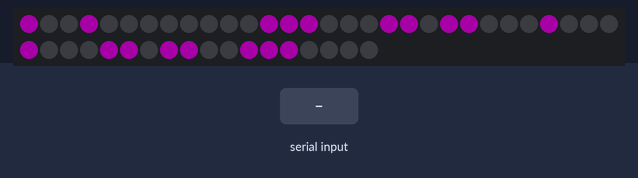
The sketch below on a simulated nRF52 board. Parts: 48 RGB LEDs in strip order, left to right, continuing on the next row. The test bench sets the inputs (shaded band). Dim RGB values are drawn brighter than linear; a phone connects over Bluetooth LE 3 s after start; what the sketch prints to the serial monitor is not drawn.

Above: at 0.15 s.
At 1.2 s:
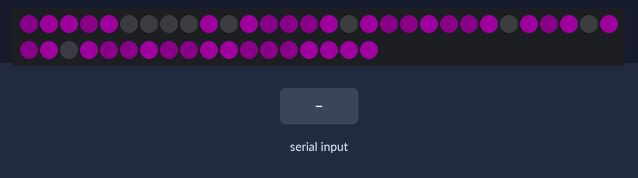
1.3 s: "!" received over the second serial link
At 5.28 s:
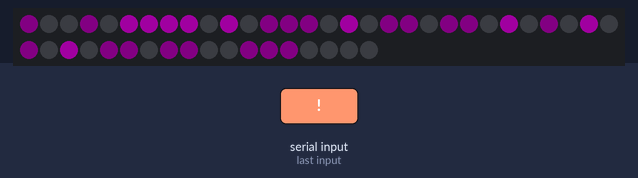
Timing chart, 0 to 6.8 s (numbered marks = the images above; inputs shaded):
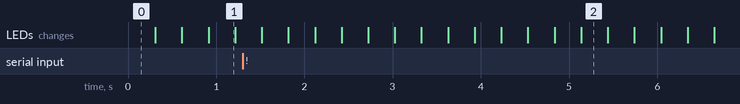

The sketch:

ArduinoCode.ino
```cpp
#include <bluefruit.h> // Need the bluefruit library, as this is a Bluetooth comptatible device

#include <Adafruit_DotStar.h> // Need the DotStar library, as that is the rane of LED strip being utilised
#include <SPI.h>

#define NUMPIXELS 48 // Defines the total number of LEDs

#define DATAPIN    16 // Defines which pin is utilised for Data
#define CLOCKPIN   15 // Defines which pin is utilised for Clock

Adafruit_DotStar strip = Adafruit_DotStar(
                           NUMPIXELS, DATAPIN, CLOCKPIN, DOTSTAR_BRG); // Defines the strip

BLEUart bleuart;

// Function prototypes for packetparser.cpp
uint8_t readPacket (BLEUart *ble_uart, uint16_t timeout);
float   parsefloat (uint8_t *buffer);
void    printHex   (const uint8_t * data, const uint32_t numBytes);

// Predefined colour, utilised on initialisation
uint32_t paleBlue = strip.Color(241, 66, 244);
// Variable that holds the current colour, initalises with 'Pale Blue'
uint32_t currentColour = paleBlue;

// Utilised in tracking the time
unsigned long currentMillis = millis();
// Used to remember when last event occured
unsigned long previousMillis = millis();

// Variable utilised in determining the brightness of the LEDs
int strength = 0;

// Variable utilised in detemining the speed of the animations
int speedFactor = 4;

// Variables to store the individual RGB components of a colour
uint8_t red = 0;
uint8_t green = 0;
uint8_t blue = 0;

// Arrays that define the LEDs associates with each step of the animation
int state1[9] = {5, 6, 7, 8, 10, 16, 24, 28, 32};
int state2[21] = {1, 2, 4, 9, 11, 15, 17, 20, 23, 25, 27, 29, 31, 33, 36, 39, 40, 44, 45, 46, 47};
int state3[18] = {0, 3, 12, 13, 14, 18, 19, 21, 22, 26, 30, 34, 35, 37, 38, 41, 42, 43};

// Packet buffer
extern uint8_t packetbuffer[];

void setup(void)
{
  // Anything involving Serial is for monitoring purposes, they can be viewed in the Serial Monitor
  Serial.begin(115200);
  while ( !Serial ) delay(10);   // for nrf52840 with native usb

  Serial.println(F("Adafruit Bluefruit52 Controller App Example"));
  Serial.println(F("-------------------------------------------"));

  Bluefruit.begin();
  // Set max power. Accepted values are: -40, -30, -20, -16, -12, -8, -4, 0, 4
  Bluefruit.setTxPower(4);
  Bluefruit.setName("Bluefruit52");

  // Configure and start the BLE Uart service
  bleuart.begin();

  // Set up and start advertising
  startAdv();

  Serial.println(F("Please use Adafruit Bluefruit LE app to connect in Controller mode"));
  Serial.println(F("Then activate/use the sensors, color picker, game controller, etc!"));
  Serial.println();

  strip.begin(); // Initialize pins for output
  strip.show();  // Turn all LEDs off ASAP
}

void startAdv(void)
{
  // Code that controls the advertisment of the device
  Bluefruit.Advertising.addFlags(BLE_GAP_ADV_FLAGS_LE_ONLY_GENERAL_DISC_MODE);
  Bluefruit.Advertising.addTxPower();

  Bluefruit.Advertising.addService(bleuart);

  Bluefruit.ScanResponse.addName();

  Bluefruit.Advertising.restartOnDisconnect(true);
  Bluefruit.Advertising.setInterval(32, 244);    // in unit of 0.625 ms
  Bluefruit.Advertising.setFastTimeout(30);      // number of seconds in fast mode
  Bluefruit.Advertising.start(0);                // 0 = Don't stop advertising after n seconds
}

// Returns the Red component of a 32-bit color
uint8_t Red(uint32_t color)
{
  return (color >> 16) & 0xFF;
}

// Returns the Green component of a 32-bit color
uint8_t Green(uint32_t color)
{
  return (color >> 8) & 0xFF;
}

// Returns the Blue component of a 32-bit color
uint8_t Blue(uint32_t color)
{
  return color & 0xFF;
}

// Darkens a colour value based on the given 'strength' variable
uint32_t Darken(uint32_t maxColor, int strength)
{
  // Finds the red value in the max colour, then decreases the value by a percentage
  uint8_t red = (Red(maxColor) / 100) * (100 - strength);

  // Finds the green value in the max colour, then decreases the value by a percentage
  uint8_t green = (Green(maxColor) / 100) * (100 - strength);

  // Finds the blue value in the max colour, then decreases the value by a percentage
  uint8_t blue = (Blue(maxColor) / 100) * (100 - strength);

  // Adds the colours back together
  uint32_t newColor = strip.Color(red, green, blue);
  return newColor;
}

// Brightens a colour value based on the given 'strength' variable
uint32_t Brighten(uint32_t maxColor, int strength)
{
  // Finds the red value in the max colour, then increases the value by a percentage
  uint8_t red = (Red(maxColor) / 100) * strength;

  // Finds the green value in the max colour, then increases the value by a percentage
  uint8_t green = (Green(maxColor) / 100) * strength;

  // Finds the blue value in the max colour, then increases the value by a percentage
  uint8_t blue = (Blue(maxColor) / 100) * strength;

  // Adds the colours back together
  uint32_t newColor = strip.Color(red, green, blue);
  return newColor;
}

// Defines the first stage of the animation, brightens the first set, darkens the thrid
void firstAnimation(int strength)
{
  for (int i = 0; i <= 8; i++) {
    strip.setPixelColor(state1[i], Brighten(currentColour, strength));
  }
  for (int j = 0; j <= 20; j++) {
    strip.setPixelColor(state2[j], 0, 0, 0);
  }
  for (int k = 0; k <= 17; k++) {
    strip.setPixelColor(state3[k], Darken(currentColour, strength));
  }
  strip.show();
}

// Defines the second stage of the animation, brightens the second set, darkens the first
void secondAnimation(int strength)
{
  for (int i = 0; i <= 8; i++) {
    strip.setPixelColor(state1[i], Darken(currentColour, strength));
  }
  for (int j = 0; j <= 20; j++) {
    strip.setPixelColor(state2[j], Brighten(currentColour, strength));
  }
  for (int k = 0; k <= 17; k++) {
    strip.setPixelColor(state3[k], 0, 0, 0);
  }
  strip.show();
}

// Defines the thrid stage of the animation, brightens the third set, darkens the second
void thirdAnimation(int strength)
{
  for (int i = 0; i <= 8; i++) {
    strip.setPixelColor(state1[i], 0, 0, 0);
  }
  for (int j = 0; j <= 20; j++) {
    strip.setPixelColor(state2[j], Darken(currentColour, strength));
  }
  for (int k = 0; k <= 17; k++) {
    strip.setPixelColor(state3[k], Brighten(currentColour, strength));
  }
  strip.show();
}

// Controls the animation, decides which stage is currently playing
void animationUpdate()
{
  // Finds the current time
  currentMillis = millis();

  // If the time is in the first third of the available window then the first stage of the animation is run
  // This window is determined by the speedFactor * 100 milliseconds
  if (currentMillis - previousMillis < speedFactor * 100) {
    // Strength is a percentage determined by the elapsed time
    strength = (currentMillis - previousMillis) / speedFactor;
    firstAnimation(strength);
  }

  // If the time is in the second third of the available window then the second stage of the animation is run
  else if ((currentMillis - previousMillis >= speedFactor * 100) && (currentMillis - previousMillis < speedFactor * 200)) {
    strength = ((currentMillis - previousMillis) - speedFactor * 100) / speedFactor;
    secondAnimation(strength);
  }

  // If the time is in the final third of the available window then the third stage of the animation is run
  else if ((currentMillis - previousMillis >= speedFactor * 200) && (currentMillis - previousMillis < speedFactor * 300)) {
    strength = ((currentMillis - previousMillis) - speedFactor * 200) / speedFactor;
    thirdAnimation(strength);
  }

  //If the time is greater than the time given for the animation to elapse, reset
  else {
    previousMillis = currentMillis;
  }
}

// Looks for, then reads the received communication
void packetUpdate()
{
  Serial.println("packetUpdate");

  // readPacket is a function in the 'packetParser.cpp' file
  uint8_t len = readPacket(&bleuart, 500);
}

// This is the main loop, is is constantly repeated
void loop(void)
{
  // Reduces maximum capable brightness to 1/5th
  strip.setBrightness(255 / 5);

  // Calls the function that controls the aniamtions, decides on the current state
  animationUpdate();

  // Calls the function that controls the communications
  packetUpdate();

  // If the packet simply sent a new colour value
  if (packetbuffer[1] == 'C') {
    uint8_t red = packetbuffer[2];
    uint8_t green = packetbuffer[3];
    uint8_t blue = packetbuffer[4];

    currentColour = strip.Color(green, red, blue);
  }

  // If the packet sent a new speed value
  if (packetbuffer[1] == 'S') {
    uint8_t speedVal = packetbuffer[2] - '0';
    speedFactor = speedVal;
  }

  // If the packet sent accelerometer data
  if (packetbuffer[1] == 'A') {
    float x, y, z;
    x = parsefloat(packetbuffer + 2);
    y = parsefloat(packetbuffer + 6);
    z = parsefloat(packetbuffer + 10);

    // Reduces the coordinates by a factor of 10, mostly placing them between 1 - 0
    x = x / 10;
    y = y / 10;
    z = z / 10;

    // If the value somehow manages to be greater than 1, limit to 1
    if (abs(x) > 1) {
      x = 1.0;
    }

    if (abs(y) > 1) {
      y = 1.0;
    }

    if (abs(z) > 1) {
      z = 1.0;
    }

    // Multiply the colours by the magnitude of the coordinates
    uint8_t red = 255 * abs(x);
    uint8_t green = 255 * abs(y);
    uint8_t blue = 255 * abs(z);

    currentColour = strip.Color(green, red, blue);
  }

  // If the packet sent magnetometer data
  if (packetbuffer[1] == 'M') {
    float x, y, z;
    x = parsefloat(packetbuffer + 2);
    y = parsefloat(packetbuffer + 6);
    z = parsefloat(packetbuffer + 10);
  }

  // If the packet sent gyroscope data
  if (packetbuffer[1] == 'G') {
    float x, y, z;
    x = parsefloat(packetbuffer + 2);
    y = parsefloat(packetbuffer + 6);
    z = parsefloat(packetbuffer + 10);

    // If a rotational vector is large enough, change to a set colour
    if (x > 3) {

      red = 255;
      green = 0;
      blue = 0;

    }

    else if (x < -3) {

      red = 0;
      green = 0;
      blue = 0;

    }

    else if (abs(y) > 3) {

      red = 0;
      green = 255;
      blue = 0;

    }

    else if (abs(z) > 3) {

      red = 0;
      green = 0;
      blue = 255;

    }

    currentColour = strip.Color(green, red, blue);

  }

  // If the packet sent quaternion data
  if (packetbuffer[1] == 'Q') {
    float x, y, z, w;
    x = parsefloat(packetbuffer + 2);
    y = parsefloat(packetbuffer + 6);
    z = parsefloat(packetbuffer + 10);
    w = parsefloat(packetbuffer + 14);
  }
}
```

packetParser.cpp
```cpp
#include <string.h>
#include <Arduino.h>
#include <bluefruit.h>

#define PACKET_ACC_LEN                  (15)
#define PACKET_GYRO_LEN                 (15)
#define PACKET_MAG_LEN                  (15)
#define PACKET_QUAT_LEN                 (19)
#define PACKET_BUTTON_LEN               (5)
#define PACKET_COLOR_LEN                (6)
#define PACKET_LOCATION_LEN             (15)
#define READ_BUFSIZE                    (20)

uint8_t packetbuffer[READ_BUFSIZE+1];
unsigned long currentBLEMillis;
unsigned long previousBLEMillis = 0;

float parsefloat(uint8_t *buffer)
{
  float f;
  memcpy(&f, buffer, 4);
  return f;
}

void printHex(const uint8_t * data, const uint32_t numBytes)
{
  uint32_t szPos;
  for (szPos=0; szPos < numBytes; szPos++)
  {
    Serial.print(F("0x"));
    // Append leading 0 for small values
    if (data[szPos] <= 0xF)
    {
      Serial.print(F("0"));
      Serial.print(data[szPos] & 0xf, HEX);
    }
    else
    {
      Serial.print(data[szPos] & 0xff, HEX);
    }
    // Add a trailing space if appropriate
    if ((numBytes > 1) && (szPos != numBytes - 1))
    {
      Serial.print(F(" "));
    }
  }
  Serial.println();
}

uint8_t readPacket(BLEUart *ble_uart, uint16_t timeout)
{
  uint16_t origtimeout = timeout, replyidx = 0;

  memset(packetbuffer, 0, READ_BUFSIZE);

  currentBLEMillis = millis();

  if (currentBLEMillis - previousBLEMillis < timeout) {
    if (replyidx >= 20);
    if ((packetbuffer[1] == 'A') && (replyidx == PACKET_ACC_LEN))
      previousBLEMillis = currentBLEMillis;
    if ((packetbuffer[1] == 'G') && (replyidx == PACKET_GYRO_LEN))
      previousBLEMillis = currentBLEMillis;
    if ((packetbuffer[1] == 'M') && (replyidx == PACKET_MAG_LEN))
      previousBLEMillis = currentBLEMillis;
    if ((packetbuffer[1] == 'Q') && (replyidx == PACKET_QUAT_LEN))
      previousBLEMillis = currentBLEMillis;
    if ((packetbuffer[1] == 'B') && (replyidx == PACKET_BUTTON_LEN))
      previousBLEMillis = currentBLEMillis;
    if ((packetbuffer[1] == 'C') && (replyidx == PACKET_COLOR_LEN))
      previousBLEMillis = currentBLEMillis;
    if ((packetbuffer[1] == 'L') && (replyidx == PACKET_LOCATION_LEN))
      previousBLEMillis = currentBLEMillis;
    if ((packetbuffer[1] == 'S') && (replyidx == PACKET_LOCATION_LEN))
      previousBLEMillis = currentBLEMillis;
    while (ble_uart->available()) {
      char c =  ble_uart->read();
      if (c == '!') {
        replyidx = 0;
      }
      packetbuffer[replyidx] = c;
      replyidx++;
      timeout = origtimeout;
  }
  }
  else {
    previousBLEMillis = currentBLEMillis;
  }

  packetbuffer[replyidx] = 0;  // null term

  if (!replyidx)  // no data or timeout
    return 0;
  if (packetbuffer[0] != '!')  // doesn't start with '!' packet beginning
    return 0;

  // check checksum!
  uint8_t xsum = 0;
  uint8_t checksum = packetbuffer[replyidx-1];

  for (uint8_t i=0; i<replyidx-1; i++) {
    xsum += packetbuffer[i];
  }
  xsum = ~xsum;

  // Throw an error message if the checksum's don't match
  if (xsum != checksum)
  {
    Serial.print("Checksum mismatch in packet : ");
    printHex(packetbuffer, replyidx+1);
    return 0;
  }

  // checksum passed!
  return replyidx;
}
```
